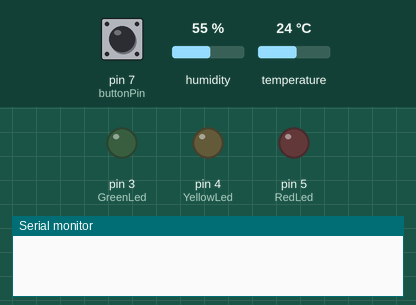
Simulated run of this sketch. Board: Arduino Uno, built with avr-gcc and run on an emulated ATmega328P. Shown: output pins drawn as LEDs (lit = HIGH), the last lines printed to the serial monitor. The inputs (shaded band) are chosen by the test bench; at power-on: temperature 24 °C, pin 7 (buttonPin) LOW, humidity 55 %.

Above: at 0.1 s.
At 2.0 s:
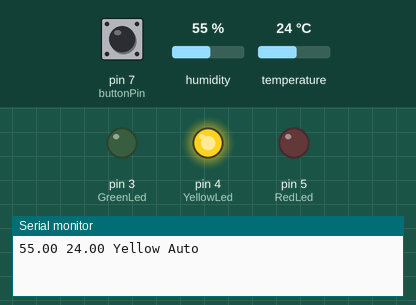
2.1 s: temperature set to 18.7 °C
4.2 s: temperature set to 17.3 °C
At 5.6 s:
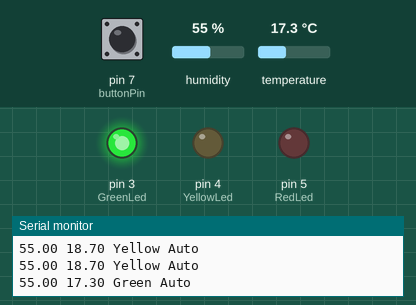
Timing chart, 0 to 7.2 s (numbered marks = the images above; inputs shaded):
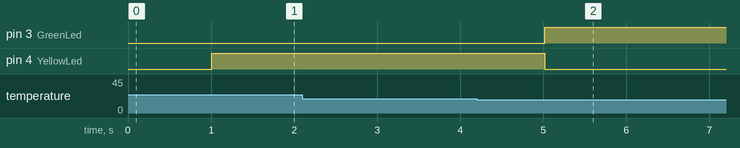

Measured:
- the behaviour switches between 18.1 and 18 °C on temperature (found by bisection; images 1 and 2)
- after the input at 4.2 s, pin 3 (GreenLed): LOW → HIGH after 0.82 s; pin 4 (YellowLed): HIGH → LOW after 0.82 s

The sketch:

arduino-temp.ino
```cpp
#include <DHT_U.h>
#include <DHT.h>
#define DHTPIN 2
#define DHTTYPE DHT22 // DHT 22 (AM2302)

DHT dht(DHTPIN, DHTTYPE);

// Ints for leds
const int GreenLed = 3;
const int YellowLed = 4;
const int RedLed = 5;
const int buttonPin = 7;

String statusLed;            // String for send color of led
String radiatorState;        // String for print radiator state
int buttonPushCounter = 0;   // counter for the number of button presses
int buttonState = 0;         // current state of the button
int lastButtonState = 0;     // previous state of the button

void setup() {
  // PinModes for enable to output
  pinMode (GreenLed, OUTPUT) ;
  pinMode (YellowLed, OUTPUT) ;
  pinMode (RedLed, OUTPUT) ;
  pinMode(buttonPin, INPUT);
  Serial.begin(9600);
  dht.begin();
}

void loop() {
  // Delay betwenn each loop
  delay(1000);

  // Read the state of the pushbutton
  buttonState = digitalRead(buttonPin);

  // Add a counter on button when it's pushed
  if (buttonState != lastButtonState) {
    if (buttonState == HIGH) {
      buttonPushCounter++;
    } else {
    }
    delay(50);
  }

  // Save the current state as the last state, for next time through the loop
  lastButtonState = buttonState;

  // Read data for DHT22
  float h = dht.readHumidity();
  float t = dht.readTemperature();
  float f = dht.readTemperature(true);

  // Check if reading is OK or not
  if (isnan(h) || isnan(t) || isnan(f))
  {
    Serial.println("Failed to read from DHT sensor!");
    return;
  }

  // Calculation of temperature in celsius
  float hic = dht.computeHeatIndex(t, h, false);

  // Receive data from serial port
  if (Serial.available() > 0) {
    // read the incoming string:
    String incomingString = Serial.readString();
    radiatorState = incomingString;
    buttonPushCounter = buttonPushCounter + 1;
  }

  // Change radiator state using counter created and modified by button
  if (buttonPushCounter % 2 == 0) {
    radiatorState = "Auto";
    // Light up leds in terms of temparture
    if (t <= 18) {
      digitalWrite(GreenLed, HIGH);
      digitalWrite(YellowLed, LOW);
      digitalWrite(RedLed, LOW);
      statusLed = "Green";
    }
    else if (t > 18 || t < 25) {
      digitalWrite(GreenLed, LOW);
      digitalWrite(YellowLed, HIGH);
      digitalWrite(RedLed, LOW);
      statusLed = "Yellow";
    }
    else if (t >= 25) {
      digitalWrite(GreenLed, LOW);
      digitalWrite(YellowLed, LOW);
      digitalWrite(RedLed, HIGH);
      statusLed = "Red";
    }
  } else {
    radiatorState = "Manual";
    statusLed = "Off";
  }

  // Send data by serial port :
  Serial.print(h);
  Serial.print(" ");
  Serial.print(t);
  Serial.print(" ");
  Serial.print(statusLed);
  Serial.print(" ");
  Serial.println(radiatorState);

}
```
